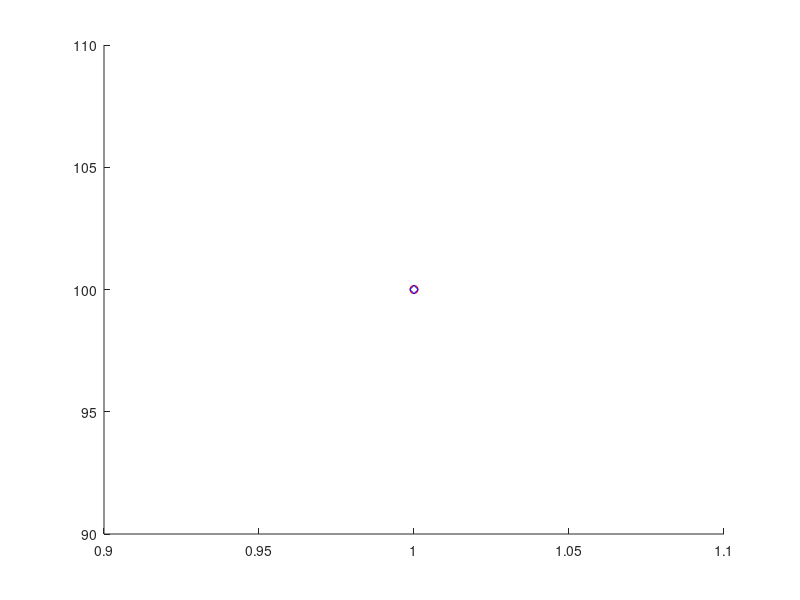

MATLAB code for this plot: (Note: this script raises an error after producing the figure.)
% Simulates the bike share system for one month

b = 100
c = 100

clf
hold on
for i=1:30
    plot(i, b, 'ro')
    plot(i, c, 'bd')
    bike_update
end
hold off